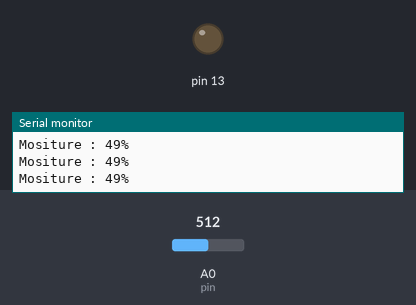
Recording of a sketch running on a simulated Arduino Uno, built with avr-gcc and run on an emulated ATmega328P. On the bench: output pins drawn as LEDs (lit = HIGH), the last lines printed to the serial monitor. The test bench sets the inputs (shaded band); at power-on: A0 (pin) = 512.

Above: at 1.2 s.
1.3 s: A0 (pin) set to 484
At 2.1 s:
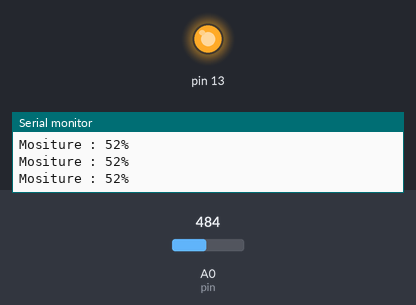
2.9 s: A0 (pin) set to 511
At 3.4 s:
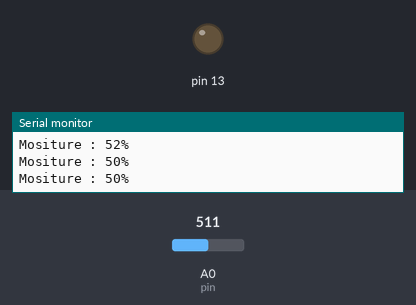
4.5 s: A0 (pin) set to 306
At 5.9 s:
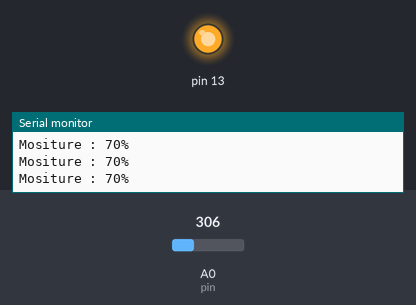
Timing chart, 0 to 7.5 s (numbered marks = the images above; inputs shaded):
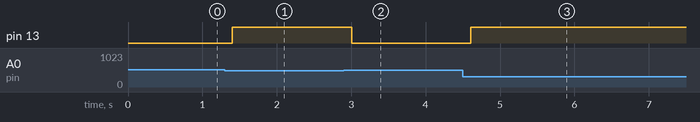

The sketch:

soil-humidity.ino
```cpp
int pin = A0;
int limit = 300;

void setup()
{
    Serial.begin(9600);
    pinMode(13, OUTPUT);
}

void loop()
{
    int value = analogRead(pin);
    value = map(value, 1023, 0, 0, 100);

    Serial.print("Mositure : ");
    Serial.print(value);
    Serial.println("%");

    if (value > 50)
    {
        digitalWrite(13, HIGH);
    }
    else
    {
        digitalWrite(13, LOW);
    }

    delay(200);
}
```

Measured:
- the behaviour switches between 502 and 501 on A0 (pin) (found by bisection; images 0 and 1)
- after the input at 1.3 s, pin 13: LOW → HIGH after 0.10 s
- after the input at 2.9 s, pin 13: HIGH → LOW after 0.11 s
- after the input at 4.5 s, pin 13: LOW → HIGH after 0.11 s
